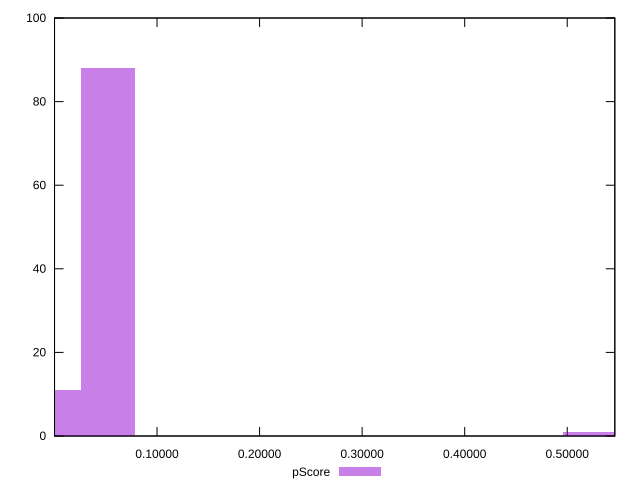

Here is the gnuplot script that generated this plot:
reset

$pScore <<EOF
0.05221584034163024 88
0.5221584034163024 1
0 11
EOF

set key outside below
set boxwidth 0.05221584034163024
set xrange [0.00006417586681428666:0.5464069046480322]
set yrange [0:100]
set trange [0:100]
set style fill transparent solid 0.5 noborder
set terminal svg size 640, 490 enhanced background rgb 'white'
set output "report_00019_2021-02-10T18-14-37.922Z//cumulative-layout-shift/samples/pages+cached+noadtech+nomedia+nocss/pScore/histogram.svg"

plot $pScore title "pScore" with boxes

reset
